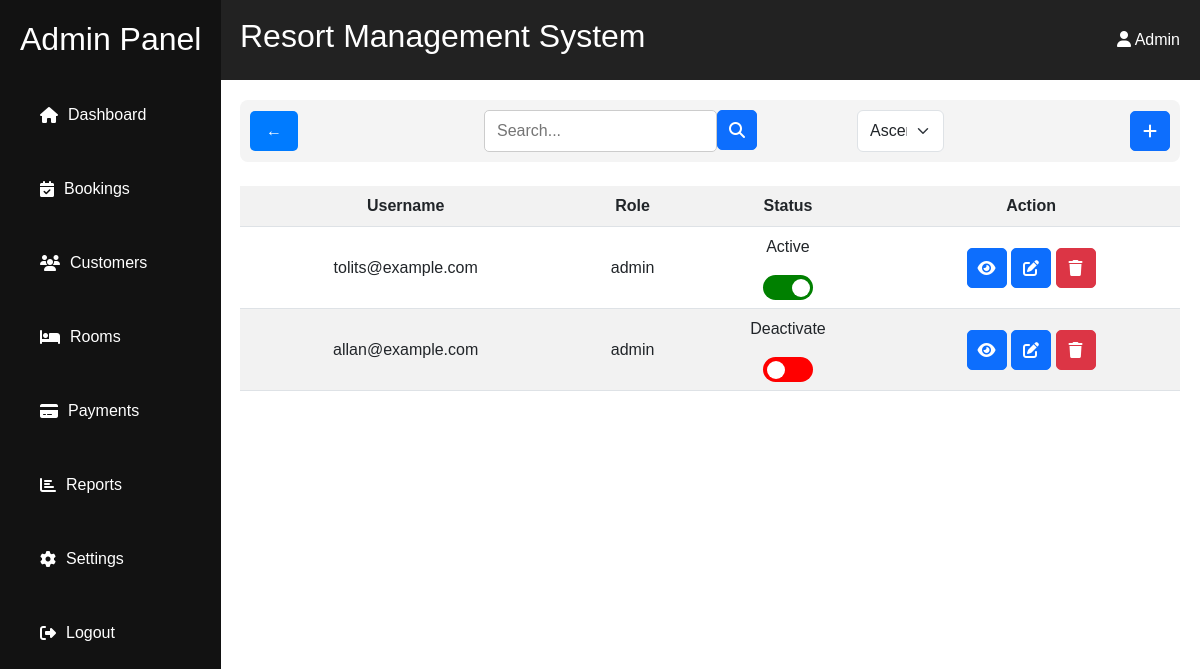
The page /admin/customer/index.php (signed in) on the database as committed earlier.
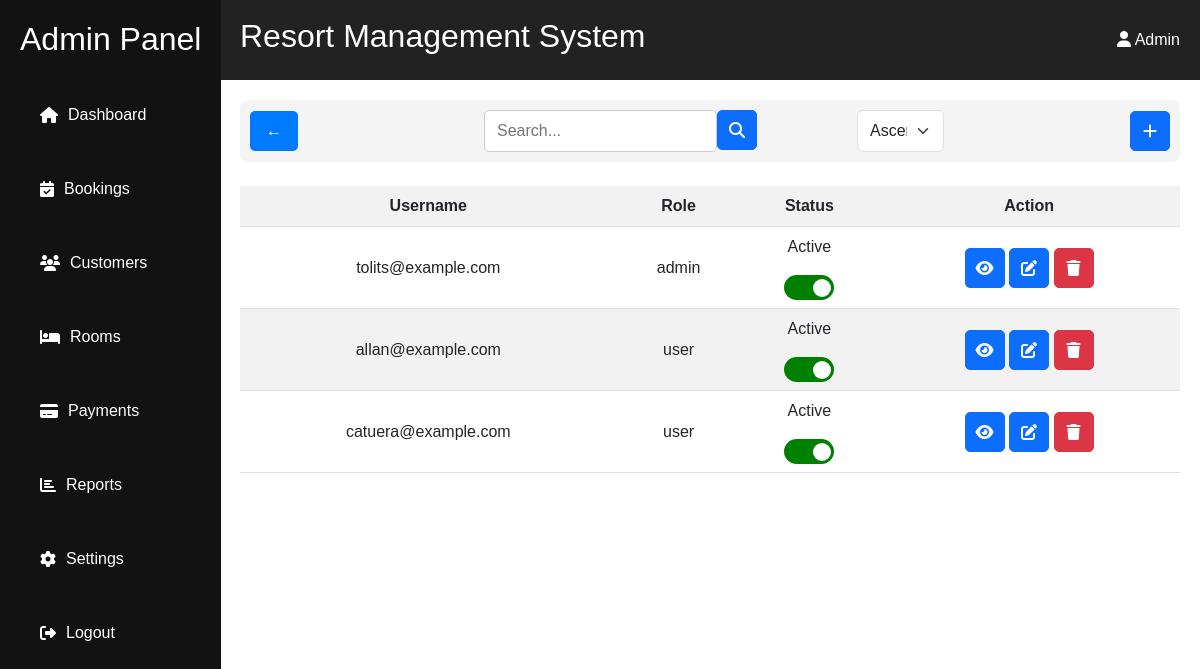
The same page on the database as committed later.
### tables this page shows
CREATE TABLE IF NOT EXISTS `account` (
  `account_id` int(11) NOT NULL AUTO_INCREMENT,
  `username` varchar(50) NOT NULL,
  `password` varchar(50) NOT NULL,
  `role` enum('user','admin') NOT NULL,
  `status` enum('activate','deactivate') NOT NULL,
  `created_at` timestamp NOT NULL DEFAULT current_timestamp(),
  `updated_at` timestamp NULL DEFAULT NULL,
  PRIMARY KEY (`account_id`)
);

### admin/customer/index.php (the view, shortened to what this page needs)
<?php
include('../../resources/database/config.php');
?>
<div class="content">
    <?php include('filter.php');
      ?>
    <br>
    <table class='table table-striped'>
        <tr>
            <th>Username</th>
            <th>Role</th>
            <th>Status</th>
            <th>Action</th>
        </tr>
        <?php
        while ($row = mysqli_fetch_assoc($result)) {
            $is_active = ($row['status'] === 'activate');
            echo "<tr>
                <td>{$row['username']}</td>
                <td>{$row['role']}</td>";
                $opstat=($row['status']==='activate' ? 'deactivate' : 'activate');
                print "<td>";
                print ($row['status']==='activate' ? '<p>Active</p>' : '<p>Deactivate</p>');
                print "<form method='post' action='update.php'>
            <input type='hidden' name='account_id' value='{$row['account_id']}'>
            <input type='hidden' name='stat1' value='$opstat'>
            <label class='switch'>
                <input type='checkbox' name='status' value='$opstat' onchange='this.form.submit()' " . ($is_active ? "checked" : "") . ">
                <span class='slider'></span>
            </label>
        </form>
    </td>
    <td>
        <a href='view.php?id={$row['account_id']}' class='btn btn-primary btn-sm'><i class='fas fa-eye'></i></a>
        <a href='edit.php?id={$row['account_id']}' class='btn btn-primary btn-sm'><i class='fas fa-edit'></i></a>
        <button class='btn btn-danger' type='button' onclick='openPopup({$row['account_id']})'><i class ='fas fa-trash'></i></button>
        <div class='popup-overlay' id='popup-{$row['account_id']}' style='color: black; display: none;'>
            <div class='popup-content'>
                <form action='delete.php?id={$row['account_id']}' method='post'>
                    <span class='close-btn' onclick='closePopup({$row['account_id']})'>&times;</span>
                    <h6>Are you sure you want to <strong style='color: red;'>Delete</strong> this Account?</h6>
                    <input type='hidden' name='account_id' value='{$row['account_id']}'>
                    <br>
                    <input type='submit' value='YES' class='form-control' name='yes'>
                    <hr>
                    <button type='submit' name='no' class='form-control' onclick='closePopup({$row['account_id']})'>NO</button>
                    <br>
                </form>
            </div>
        </div>
    </td>
</tr>";
        }
        ?>
   </table>
</div>

### admin/customer/filter.php (shortened to what this page needs)
<?php
$id = $_SESSION['ID'];
if(isset($_GET['search']) && !empty($_GET['searchbar'])){
echo $find=isset($_GET['searchbar']) ? $_GET['searchbar'] : '';
$sql1 = "SELECT * FROM account WHERE account_id <> ? AND username LIKE ? ";
$stmt = mysqli_prepare($conn, $sql1);
$search="%$find%";
mysqli_stmt_bind_param($stmt, 'is', $id,$search);
mysqli_stmt_execute($stmt);
$result = mysqli_stmt_get_result($stmt);
}else{
$sql1 = "SELECT * FROM account WHERE account_id <> ?";
$stmt = mysqli_prepare($conn, $sql1);
mysqli_stmt_bind_param($stmt, 'i', $id);
mysqli_stmt_execute($stmt);
$result = mysqli_stmt_get_result($stmt);
}
?>
<div class="top-bar">
    <button class="back-btn" onclick="history.back()">← </button>
   <form action="<?php $_SERVER['PHP_SELF']?>" method="get" style="width: 50%; margin:0 20px; display:flex; flex-direction:row; gap:100px;">
  <div class="searchdiv" style="display: flex;">
     <input type="text" class="search-bar" name="searchbar"  placeholder="Search..." value="<?php echo (isset($_GET['searchbar']) ? $_GET['searchbar'] : '') ?>">
   <button class="btn btn-primary" name="search" value="search"><i class="fas fa-magnifying-glass"></i></button>
  </div>
   <select name="sort" id="" class="form-select" onchange="this.form.submit()">
    <option value="ASC" <?php echo (isset($_GET['sort']) && $_GET['sort']==='ASC' ? 'selected' : '' ) ?> >Ascending</option>
   </select>
   </form>
    <a href="create.php" class="btn btn-primary" style="text-decoration: none; color:white;"><i class="fas fa-add "></i></a>
</div>

### admin/customer/index.php (style rules this page uses)
table th, td { vertical-align: middle; padding: 10px; text-align: center; }
.switch { position: relative; display: inline-block; width: 50px; height: 25px; }
.slider { position: absolute; cursor: pointer; top: 0; left: 0; right: 0; bottom: 0; background-color: red; transition: .4s; border-radius: 25px; }
.slider:before { position: absolute; content: ""; height: 18px; width: 18px; left: 4px; bottom: 3px; background-color: white; transition: .4s; border-radius: 50%; }
input:checked + .slider { background-color: green; }
input:checked + .slider:before { transform: translateX(25px); }
.btn { width: 40px; height: 40px; display: inline-flex; align-items: center; justify-content: center; border-radius: 5px; font-size: 16px; }
.btn i { font-size: 16px; }

### admin/customer/filter.php (style rules this page uses)
.top-bar { display: flex; align-items: center; justify-content: space-between; padding: 10px; background: #f4f4f4; border-radius: 8px; gap: 15px; }
.back-btn { padding: 8px 16px; border: none; background: #007bff; color: white; font-size: 16px; border-radius: 5px; cursor: pointer; transition: 0.3s; }
.search-bar { flex: 1; padding: 8px 12px; border: 1px solid #ccc; border-radius: 5px; font-size: 16px; }

Rows that differ between the two databases and show on the page:
changed account "allan@example.com": role "admin" → "user"; status "Deactivate" → "Active"
added account: username "catuera@example.com", role "user", status "Active"
